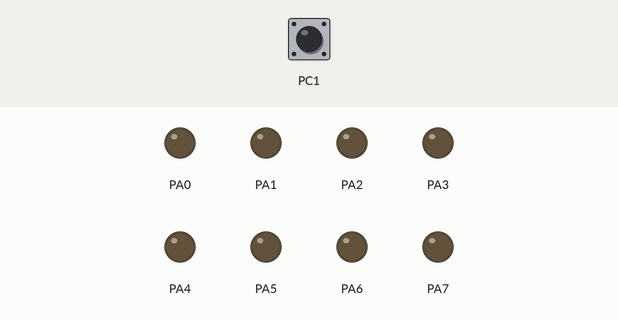
Recording of a program running on a simulated ATmega32, built with avr-gcc and emulated at 8 MHz. Shown: output pins drawn as LEDs (lit = HIGH). The test bench sets the inputs (shaded band); at power-on: PC1 HIGH.

Above: at 1.2 s.
1.3 s: PC1 pulled LOW for 0.15 s
At 1.6 s:
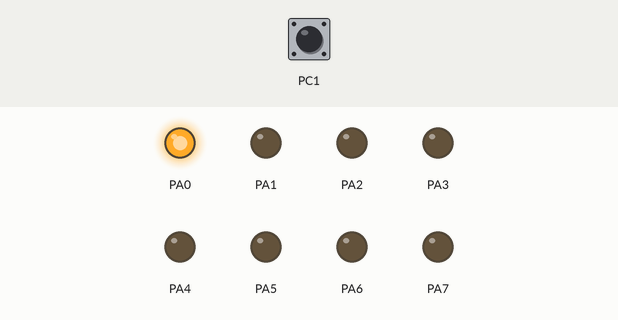
2.9 s: PC1 pulled LOW for 1 s
At 4.0 s:
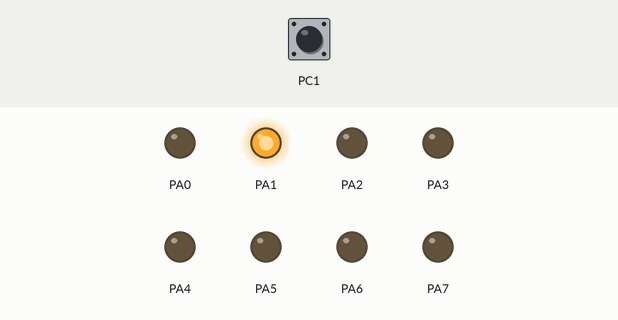
5.4 s: PC1 pulled LOW for 0.15 s
At 5.9 s:
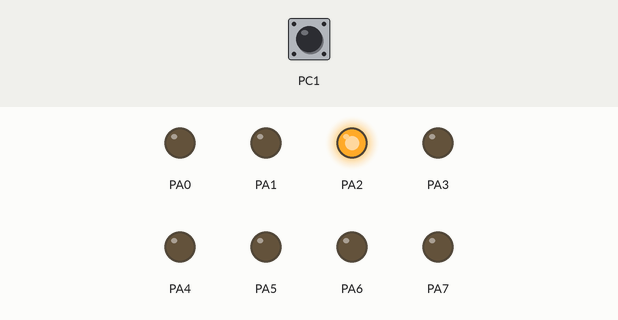
7.0 s: PC1 pulled LOW for 3.2 s
At 8.3 s:
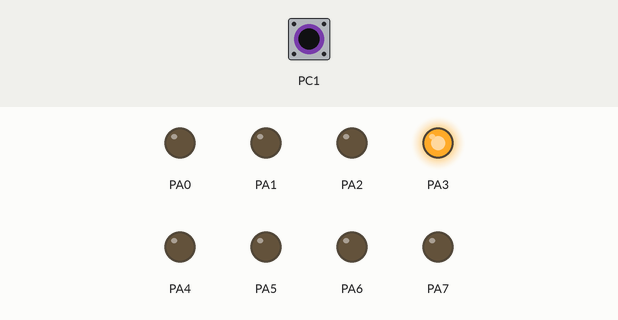
11.7 s: PC1 pulled LOW for 0.15 s
At 12.9 s:
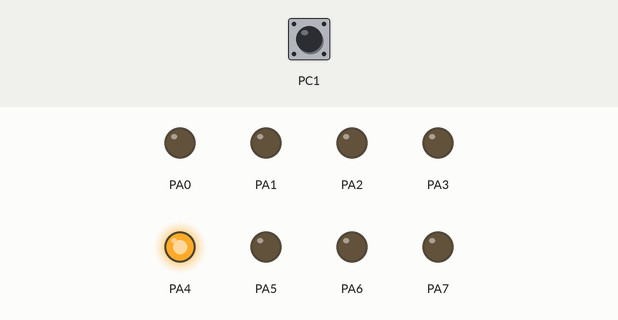
13.3 s: PC1 pulled LOW for 1 s
At 14.3 s:
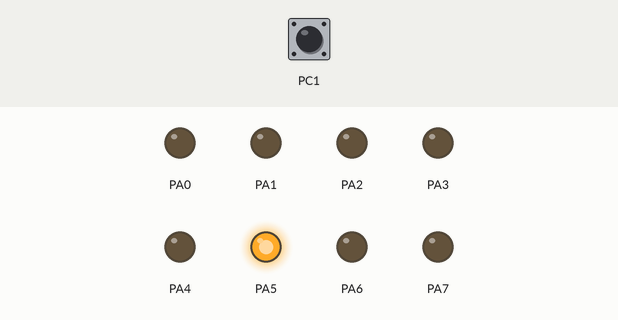
Timing chart, 0 to 16.3 s (numbered marks = the images above; inputs shaded):
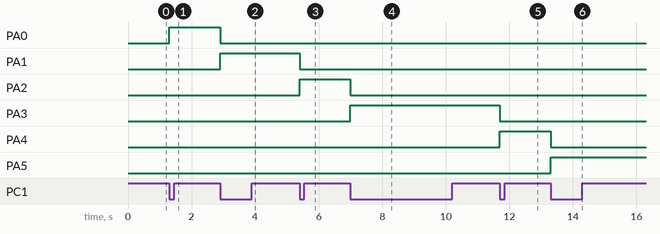

The program:

main.c
```c
//Memory Mapping
#define	 PORTA  (*(volatile unsigned char*)0x3B)
#define	 DDRA   (*(volatile unsigned char*)0x3A)
#define	 PINA   (*(volatile unsigned char*)0x39)
#define  PORTC  (*(volatile unsigned char*)0x35)
#define  DDRC   (*(volatile unsigned char*)0x34)
#define  PINC   (*(volatile unsigned char*)0x33)
//Bit Masking
#define  SET_BIT(reg,bit)    (reg=reg|(1<<bit))
#define  CLEAR_BIT(reg,bit)  (reg=reg&(~(1<<bit)))
#define  READ_BIT(reg,bit)   ((reg>>bit)&1)
#define  TOGGLE_BIT(reg,bit) (reg=reg^(1<<bit))

#define  F_CPU 8000000UL
#include <util/delay.h>

volatile long int x=1;

int main(void)
{
	DDRA = 0xff;
	DDRC = 0;
	PORTC = 0xfe;
	//unsigned char flag = 1;

	//PORTA = 0xff;
    while (1)
    {
/*		//push button project 1:
		if (READ_BIT(PINC,0)==1)
		{
			SET_BIT(PORTA,2);
		}
		if (!READ_BIT(PINC,1))
		{
			CLEAR_BIT(PORTA,2);
		}*/

		//push button project 2:  /* toggle led when press push button */
/*		if (!READ_BIT(PINC,1))
		{
			if (flag == 1)
			{
				CLEAR_BIT(PORTA,0);
				flag = 0;
			}
			else
			{
				SET_BIT(PORTA,0);
				flag = 1;
			}
			while(!READ_BIT(PINC,1));
		}      */


		//another solution :
/*		if (READ_BIT(PINC,1)==0)
		{
			TOGGLE_BIT(PORTA,0);
			while(READ_BIT(PINC,1)==0); //POLLING
		} */


		//push button project 3:
		if (READ_BIT(PINC,1)==0)
		{

			if (x==128)
			{
				x=1;
			}
			PORTA = x;
			x = x<<1;

			while(READ_BIT(PINC,1)==0); //POLLING

		}
    }
}
```

Measured:
- after the input at 1.3 s, PA0: LOW → HIGH at once
- after the input at 2.9 s, PA0: HIGH → LOW at once; PA1: LOW → HIGH at once
- after the input at 5.4 s, PA1: HIGH → LOW at once; PA2: LOW → HIGH at once
- after the input at 7.0 s, PA2: HIGH → LOW at once; PA3: LOW → HIGH at once
- after the input at 11.7 s, PA3: HIGH → LOW at once; PA4: LOW → HIGH at once
- after the input at 13.3 s, PA4: HIGH → LOW at once; PA5: LOW → HIGH at once
